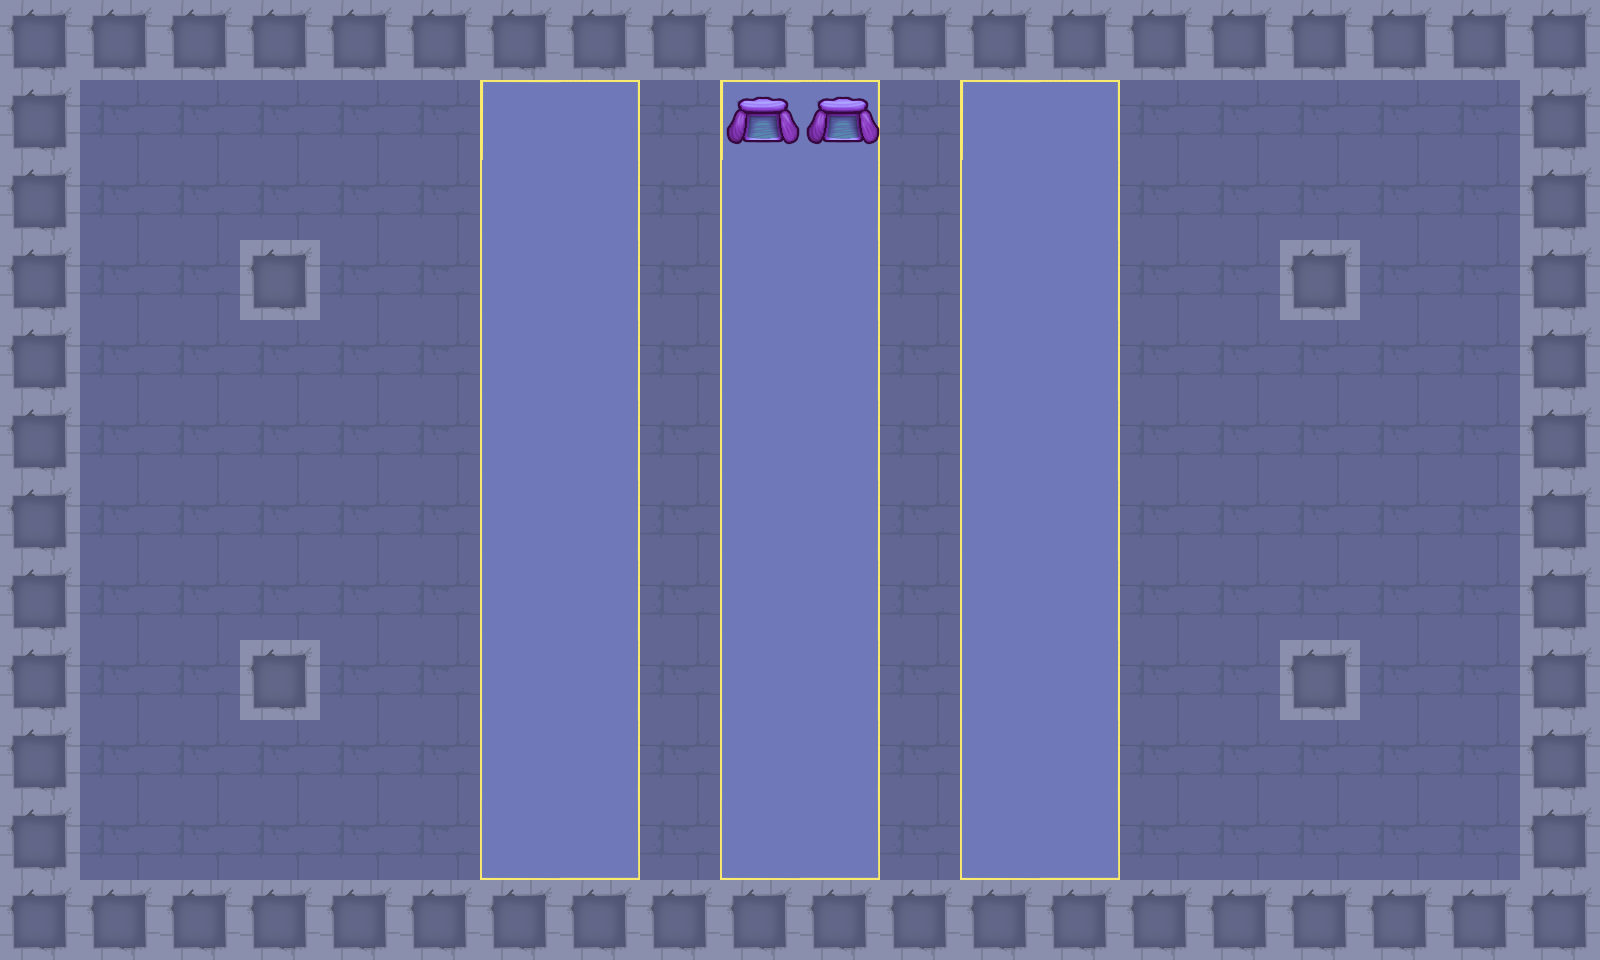

A level layout from a 2D game, rendered from its tile map. Below: a short description, then the map file with tile-grid data replaced by summaries:
An orthogonal 20x12 tile map with 80x80 px tiles, 2 tile layers (Tile Layer 1, Objects).

<map version="1.2" tiledversion="1.2.3" orientation="orthogonal" renderorder="right-down" width="20" height="12" tilewidth="80" tileheight="80" infinite="0" nextlayerid="3" nextobjectid="1">
 <tileset firstgid="1" source="ts2.tsx" />
 <layer id="1" name="Tile Layer 1" width="20" height="12">
  <data>[240 cells, 240 non-empty, 7 distinct tile ids]</data>
 </layer>
 <layer id="2" name="Objects" width="20" height="12">
  <properties>
   <property name="blocked" value="true" />
  </properties>
  <data>[240 cells, 66 non-empty, 2 distinct tile ids]</data>
 </layer>
</map>